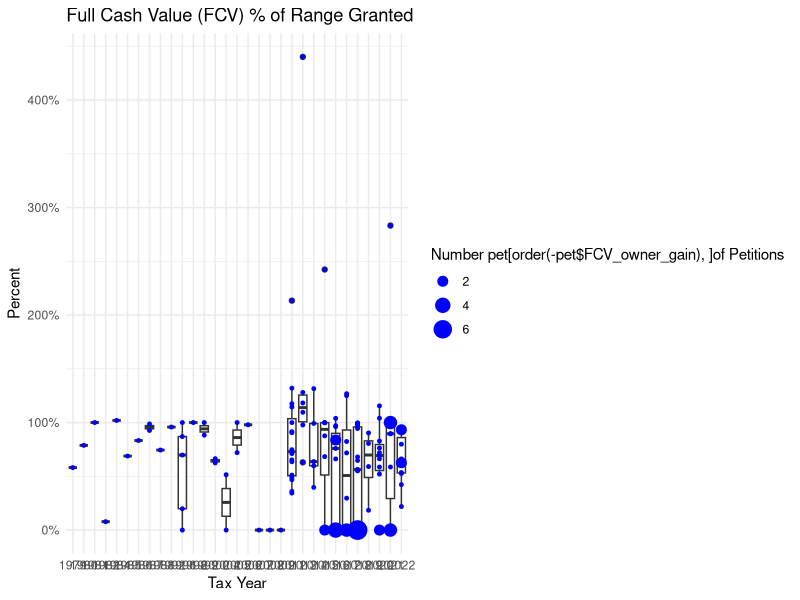
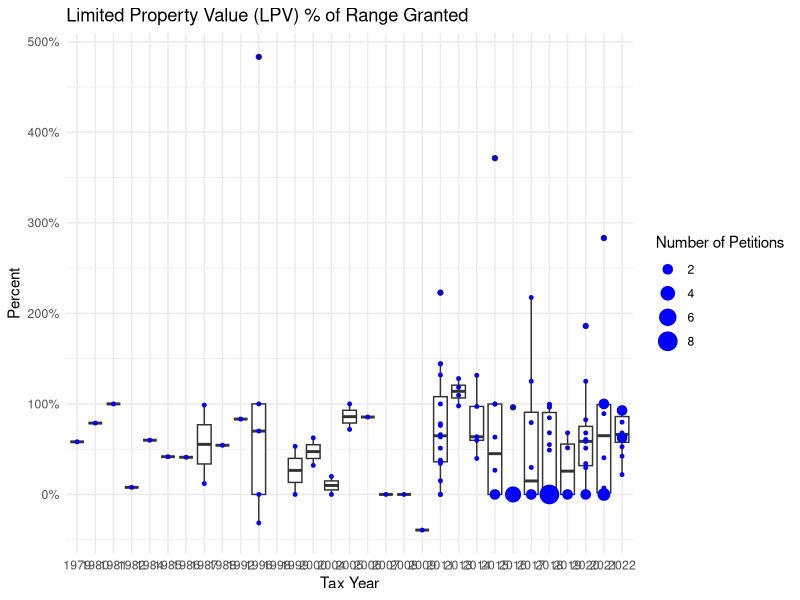

Reproduce these figures in R, in order.

library(tidyverse)
library(scales)

# read data into tibble
petitions <- read_csv("Updated2/master_edited_4.28.25.csv")

# create identifier
petitions$ID <- 1:nrow(petitions)

# rename relevant columns
names(petitions)[2] <- 'include'
names(petitions)[3] <- 'tax_year'
names(petitions)[11] <- 'FCV_owner'
names(petitions)[12] <- 'LPV_owner'
names(petitions)[13] <- 'FCV_notice'
names(petitions)[14] <- 'LPV_notice'
names(petitions)[15] <- 'FCV_decision'
names(petitions)[16] <- 'LPV_decision'
names(petitions)[19] <- 'outcome'
names(petitions)[20] <- 'outcome_details'
names(petitions)[21] <- 'FCV_change'
names(petitions)[22] <- 'LPV_change'

petitions$tax_year = as.character(petitions$tax_year)
pet = subset(petitions,include == 1)

pet$FCV_owner = as.numeric(pet$FCV_owner)
pet$LPV_owner = as.numeric(pet$LPV_owner)
pet$FCV_notice = as.numeric(pet$FCV_notice)
pet$LPV_notice = as.numeric(pet$LPV_notice)
pet$FCV_decision = as.numeric(pet$FCV_decision)
pet$LPV_decision = as.numeric(pet$LPV_decision)

pet$FCV_owner_gain = (pet$FCV_notice - pet$FCV_decision)/(pet$FCV_notice - pet$FCV_owner)

p6a <- ggplot(pet %>% pivot_longer(cols = c(FCV_owner_gain), names_to = "variable", values_to = "value"), 
               aes(x = tax_year, y = value)) + 
  geom_boxplot() + theme_minimal()

p6a <- p6a + geom_point(color = "blue",stat = "sum", aes(size = after_stat(n))) +
  labs(title = "Full Cash Value (FCV) % of Range Granted", x = "Tax Year", y = "Percent") +
  scale_size_continuous(name = "Number pet[order(-pet$FCV_owner_gain), ]of Petitions",breaks = c(2,4,6,8)) +
  scale_y_continuous(labels = percent)


pet$LPV_owner_gain = (pet$LPV_notice - pet$LPV_decision)/(pet$LPV_notice - pet$LPV_owner)

p6b <- ggplot(pet %>% pivot_longer(cols = c(LPV_owner_gain), names_to = "variable", values_to = "value"), 
              aes(x = tax_year, y = value)) + 
  geom_boxplot() + theme_minimal()

p6b <- p6b + geom_point(color = "blue",stat = "sum", aes(size = after_stat(n))) +
  labs(title = "Limited Property Value (LPV) % of Range Granted", x = "Tax Year", y = "Percent") +
scale_size_continuous(name = "Number of Petitions",breaks = c(2,4,6,8)) +
  scale_y_continuous(labels = percent)


